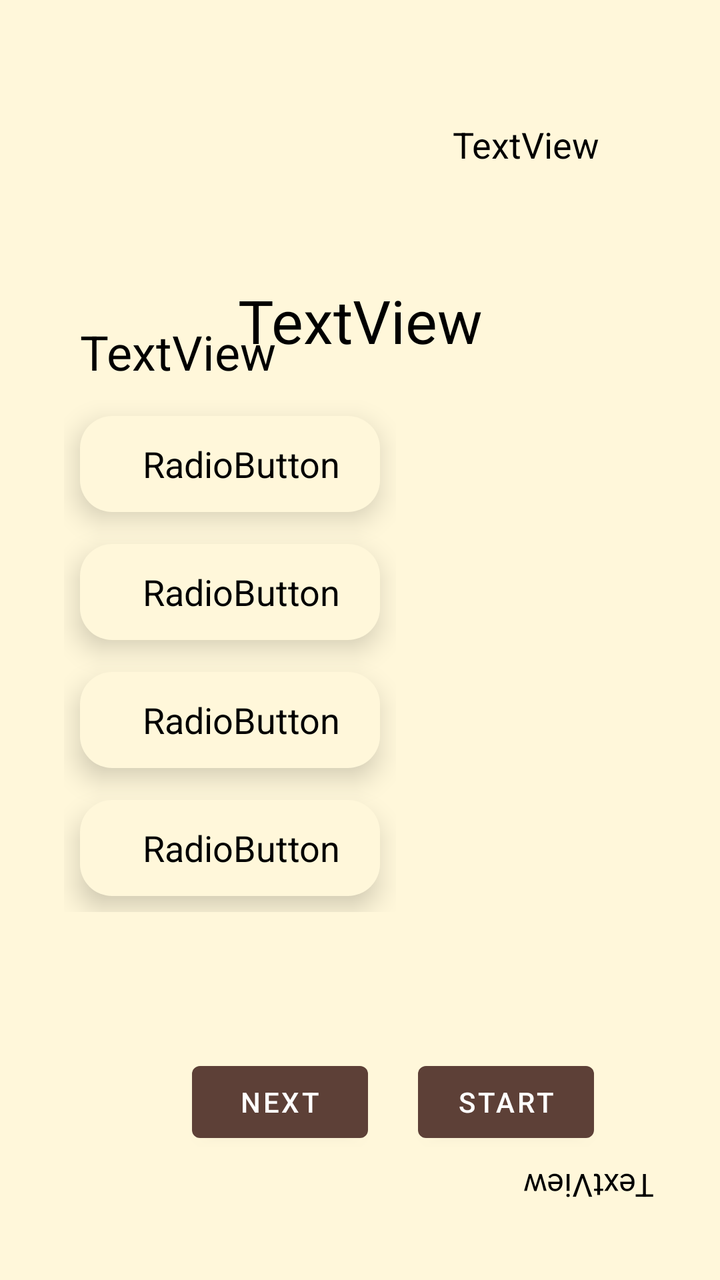
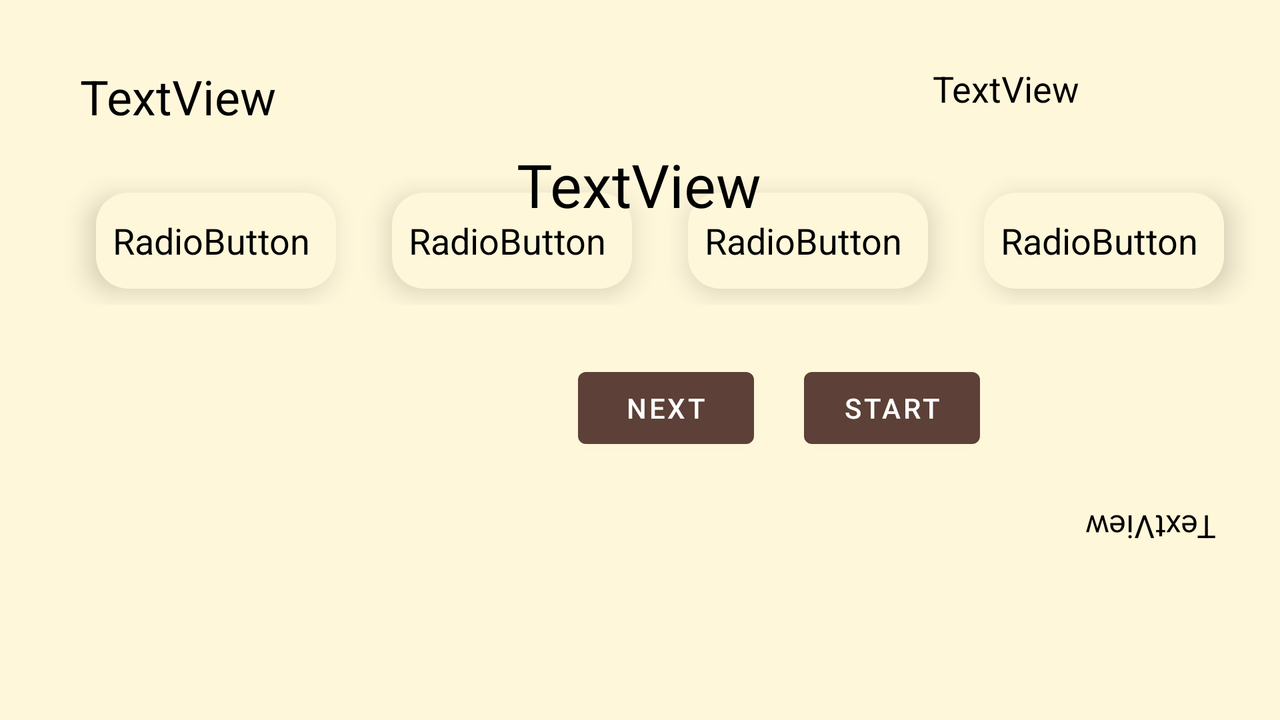

One screen, two layout resources from the same app: the default and the repository's alternative for another configuration. Each is rendered where Android would select it; the XML of both is given below.
<!-- AndroidManifest.xml: application theme Theme.GuessTheDay -->
<!-- res/layout/activity_hacker_mode_pp.xml -->
<?xml version="1.0" encoding="utf-8"?>
<androidx.constraintlayout.widget.ConstraintLayout xmlns:android="http://schemas.android.com/apk/res/android"
    xmlns:app="http://schemas.android.com/apk/res-auto"
    xmlns:tools="http://schemas.android.com/tools"
    android:id="@+id/Layout"
    android:layout_width="match_parent"
    android:layout_height="match_parent"
    android:background="@color/tan_background"
    tools:context=".HackerModePP">

    <TextView
        android:id="@+id/HPPQuestion"
        style="@style/Words"
        android:layout_width="wrap_content"
        android:layout_height="wrap_content"
        android:layout_marginStart="24dp"
        android:layout_marginLeft="24dp"
        android:paddingBottom="8dp"
        android:textSize="24sp"
        app:layout_constraintBottom_toTopOf="@+id/HPPradioGroup"
        app:layout_constraintStart_toStartOf="parent"
        tools:text="TextView" />

    <TextView
        android:id="@+id/ScoreText"
        android:layout_width="wrap_content"
        android:layout_height="wrap_content"
        android:layout_marginTop="140dp"
        android:textColor="#000000"
        android:textSize="30sp"
        app:layout_constraintEnd_toEndOf="parent"
        app:layout_constraintHorizontal_bias="0.501"
        app:layout_constraintStart_toStartOf="parent"
        app:layout_constraintTop_toTopOf="parent"
        tools:text="TextView" />

    <RadioGroup
        android:id="@+id/HPPradioGroup"
        android:layout_width="wrap_content"
        android:layout_height="wrap_content"
        android:layout_marginStart="32dp"
        android:layout_marginLeft="32dp"
        android:layout_marginTop="200dp"
        app:layout_constraintStart_toStartOf="parent"
        app:layout_constraintTop_toTopOf="parent">

        <RadioButton
            android:id="@+id/HPPOption1"
            style="@style/Words"
            android:gravity="center"
            android:layout_width="150dp"
            android:layout_height="wrap_content"
            android:layout_marginStart="8dp"
            android:layout_marginLeft="8dp"
            android:layout_marginTop="8dp"
            android:layout_marginEnd="8dp"
            android:layout_marginRight="8dp"
            android:layout_marginBottom="16dp"
            android:background="@drawable/radio_selector"
            android:button="@android:color/transparent"
            android:elevation="8dp"
            android:textColor="@drawable/text_color"
            tools:text="RadioButton" />

        <RadioButton
            android:id="@+id/HPPOption2"
            style="@style/Words"
            android:gravity="center"
            android:layout_width="150dp"
            android:layout_height="wrap_content"
            android:layout_marginStart="8dp"
            android:layout_marginLeft="8dp"
            android:layout_marginEnd="8dp"
            android:layout_marginRight="8dp"
            android:layout_marginBottom="16dp"
            tools:text="RadioButton"
            android:background="@drawable/radio_selector"
            android:button="@android:color/transparent"
            android:elevation="8dp"
            android:textColor="@drawable/text_color"/>

        <RadioButton
            android:id="@+id/HPPOption3"
            style="@style/Words"
            android:gravity="center"
            android:layout_width="150dp"
            android:layout_height="wrap_content"
            android:layout_marginStart="8dp"
            android:layout_marginLeft="8dp"
            android:layout_marginEnd="8dp"
            android:layout_marginRight="8dp"
            android:layout_marginBottom="16dp"
            tools:text="RadioButton"
            android:background="@drawable/radio_selector"
            android:button="@android:color/transparent"
            android:elevation="8dp"
            android:textColor="@drawable/text_color"/>

        <RadioButton
            android:id="@+id/HPPOption4"
            style="@style/Words"
            android:gravity="center"
            android:layout_width="150dp"
            android:layout_height="wrap_content"
            android:layout_marginStart="8dp"
            android:layout_marginLeft="8dp"
            android:layout_marginBottom="8dp"
            tools:text="RadioButton"
            android:background="@drawable/radio_selector"
            android:button="@android:color/transparent"
            android:elevation="8dp"
            android:textColor="@drawable/text_color"/>

    </RadioGroup>

    <Button
        android:id="@+id/HPPstart"
        android:layout_width="wrap_content"
        android:layout_height="wrap_content"
        android:layout_marginTop="71dp"
        android:layout_marginEnd="63dp"
        android:layout_marginRight="63dp"
        android:text="@string/start"
        android:textColor="#FFFFFF"
        app:backgroundTint="#5D4037"
        app:iconTint="#000000"
        app:layout_constraintEnd_toEndOf="parent"
        app:layout_constraintTop_toBottomOf="@+id/HPPradioGroup" />

    <Button
        android:id="@+id/HPPlnext"
        android:layout_width="wrap_content"
        android:layout_height="wrap_content"
        android:layout_marginTop="71dp"
        android:layout_marginEnd="25dp"
        android:layout_marginRight="25dp"
        android:text="@string/next"
        android:textColor="#FFFFFF"
        app:backgroundTint="#5D4037"
        app:layout_constraintEnd_toStartOf="@+id/HPPstart"
        app:layout_constraintTop_toBottomOf="@+id/HPPradioGroup" />

    <TextView
        android:id="@+id/HPPtimer"
        style="@style/Words"
        android:layout_width="wrap_content"
        android:layout_height="wrap_content"
        android:layout_marginTop="60dp"
        android:layout_marginEnd="60dp"
        android:layout_marginRight="60dp"
        android:textSize="18sp"
        app:layout_constraintEnd_toEndOf="parent"
        app:layout_constraintTop_toTopOf="parent"
        tools:text="TextView" />

    <TextView
        android:id="@+id/answer"
        android:layout_width="wrap_content"
        android:layout_height="wrap_content"
        android:layout_marginEnd="33dp"
        android:layout_marginRight="33dp"
        android:layout_marginBottom="36dp"
        android:rotation="180"
        tools:text="TextView"
        android:textColor="#000000"
        android:textSize="16sp"
        app:layout_constraintBottom_toBottomOf="parent"
        app:layout_constraintEnd_toEndOf="parent" />

</androidx.constraintlayout.widget.ConstraintLayout>
<!-- resources referenced by this layout -->
<resources>
  <color name="tan_background">#FFF7DA</color>
  <!-- drawable radio_selector (drawable) -->
  <?xml version="1.0" encoding="utf-8"?>
  <selector xmlns:android="http://schemas.android.com/apk/res/android">
        <item android:state_checked="true"
            android:drawable="@drawable/radio_on"/>
      <item android:state_checked="false"
          android:drawable="@drawable/radio_off"/>
  </selector>
  <!-- drawable text_color (drawable) -->
  <?xml version="1.0" encoding="utf-8"?>
  <selector xmlns:android="http://schemas.android.com/apk/res/android">
       <item android:state_checked="true"
           android:color="@color/white"/>
      <item android:state_checked="false"
          android:color="@color/black"/>
  </selector>
  <string name="next">NEXT</string>
  <string name="start">START</string>
  <style name="Words">
          <item name="android:textSize">18sp</item>
          <item name="android:textColor">@color/black</item>
          <item name="android:paddingLeft">16dp</item>
      </style>
  <style name="Theme.GuessTheDay" parent="Theme.MaterialComponents.DayNight.DarkActionBar">
          
          <item name="colorPrimary">@color/grey_700</item>
          <item name="colorPrimaryVariant">@color/grey_900</item>
          <item name="colorOnPrimary">@color/white</item>
          
          <item name="colorSecondary">@color/purple1_700</item>
          <item name="colorSecondaryVariant">@color/purple1_200</item>
          <item name="colorOnSecondary">@color/black</item>
          
          <item name="android:statusBarColor" tools:targetApi="l">?attr/colorPrimaryVariant</item>
  
          
      </style>
  <!-- drawable radio_on (drawable) -->
  <?xml version="1.0" encoding="utf-8"?>
  <shape android:shape="rectangle" xmlns:android="http://schemas.android.com/apk/res/android">
      <solid android:color="@color/purple1_700"/>
      <corners android:radius="16dp"/>
      <padding android:left="4dp"/>
  </shape>
  <!-- drawable radio_off (drawable) -->
  <?xml version="1.0" encoding="utf-8"?>
  <shape  android:shape="rectangle" xmlns:android="http://schemas.android.com/apk/res/android">
      <solid android:color="@color/tan_background"/>
      <corners android:radius="16dp"/>
      <padding android:left="4dp"/>
      <padding android:right="4dp"/>
  </shape>
  <color name="white">#FFFFFFFF</color>
  <color name="black">#FF000000</color>
  <color name="grey_700">#5D4037</color>
  <color name="grey_900">#3E2723</color>
  <color name="purple1_700">#512DA8</color>
  <color name="purple1_200">#B39DDB</color>
</resources>
<!-- res/layout-land/activity_hacker_mode_pp.xml (the repository's variant of the layout above) -->
<!-- drawn on the phone turned sideways -->
<?xml version="1.0" encoding="utf-8"?>
<androidx.constraintlayout.widget.ConstraintLayout xmlns:android="http://schemas.android.com/apk/res/android"
    xmlns:app="http://schemas.android.com/apk/res-auto"
    xmlns:tools="http://schemas.android.com/tools"
    android:id="@+id/Layout"
    android:layout_width="match_parent"
    android:layout_height="match_parent"
    android:background="@color/tan_background"
    tools:context=".HackerModePP">

    <TextView
        android:id="@+id/HPPQuestion"
        style="@style/Words"
        android:layout_width="wrap_content"
        android:layout_height="wrap_content"
        android:layout_marginStart="24dp"
        android:layout_marginLeft="24dp"
        android:layout_marginTop="32dp"
        android:paddingBottom="8dp"
        android:textSize="24sp"
        app:layout_constraintStart_toStartOf="parent"
        app:layout_constraintTop_toTopOf="parent"
        tools:text="TextView" />

    <RadioGroup
        android:id="@+id/HPPradioGroup"
        android:layout_width="wrap_content"
        android:layout_height="wrap_content"
        android:layout_marginStart="32dp"
        android:layout_marginLeft="32dp"
        android:layout_marginTop="16dp"
        android:orientation="horizontal"
        app:layout_constraintStart_toStartOf="parent"
        app:layout_constraintTop_toBottomOf="@+id/HPPQuestion">

        <RadioButton
            android:id="@+id/HPPOption1"
            style="@style/Words"
            android:layout_width="120dp"
            android:layout_height="wrap_content"
            android:layout_marginStart="16dp"
            android:layout_marginLeft="16dp"
            android:layout_marginTop="8dp"
            android:layout_marginBottom="8dp"
            android:background="@drawable/radio_selector"
            android:button="@android:color/transparent"
            android:elevation="8dp"
            android:ellipsize="none"
            android:focusable="auto"
            android:fontFamily="sans-serif"
            android:gravity="center"
            android:paddingLeft="0dp"
            android:soundEffectsEnabled="false"
            tools:text="RadioButton"
            android:textColor="@drawable/text_color"/>

        <RadioButton
            android:id="@+id/HPPOption2"
            style="@style/Words"
            android:gravity="center"
            android:layout_width="120dp"
            android:layout_height="wrap_content"
            android:layout_marginStart="28dp"
            android:layout_marginLeft="28dp"
            android:layout_marginTop="8dp"
            android:layout_marginBottom="8dp"
            android:background="@drawable/radio_selector"
            android:button="@android:color/transparent"
            android:elevation="8dp"
            android:paddingLeft="0dp"
            android:soundEffectsEnabled="false"
            tools:text="RadioButton"
            android:textColor="@drawable/text_color"/>

        <RadioButton
            android:id="@+id/HPPOption3"
            style="@style/Words"
            android:gravity="center"
            android:layout_width="120dp"
            android:layout_height="wrap_content"
            android:layout_marginStart="28dp"
            android:layout_marginLeft="28dp"
            android:layout_marginTop="8dp"
            android:layout_marginBottom="8dp"
            android:background="@drawable/radio_selector"
            android:button="@android:color/transparent"
            android:elevation="8dp"
            android:paddingLeft="0dp"
            android:soundEffectsEnabled="false"
            tools:text="RadioButton"
            android:textColor="@drawable/text_color"/>

        <RadioButton
            android:id="@+id/HPPOption4"
            style="@style/Words"
            android:layout_width="120dp"
            android:layout_height="wrap_content"
            android:layout_marginStart="28dp"
            android:layout_marginLeft="28dp"
            android:layout_marginTop="8dp"
            android:layout_marginEnd="16dp"
            android:layout_marginRight="16dp"
            android:layout_marginBottom="8dp"
            android:background="@drawable/radio_selector"
            android:button="@android:color/transparent"
            android:elevation="8dp"
            android:gravity="center"
            android:paddingLeft="0dp"
            tools:text="RadioButton"
            android:textColor="@drawable/text_color"/>
    </RadioGroup>

    <Button
        android:id="@+id/HPPstart"
        android:layout_width="wrap_content"
        android:layout_height="wrap_content"
        android:layout_marginTop="180dp"
        android:layout_marginEnd="150dp"
        android:layout_marginRight="150dp"
        android:text="@string/start"
        android:textColor="#FFFFFF"
        app:backgroundTint="#5D4037"
        app:iconTint="#000000"
        app:layout_constraintEnd_toEndOf="parent"
        app:layout_constraintTop_toTopOf="parent" />

    <Button
        android:id="@+id/HPPlnext"
        android:layout_width="wrap_content"
        android:layout_height="wrap_content"
        android:layout_marginTop="180dp"
        android:layout_marginEnd="25dp"
        android:layout_marginRight="25dp"
        android:text="@string/next"
        android:textColor="#FFFFFF"
        app:backgroundTint="#5D4037"
        app:layout_constraintEnd_toStartOf="@+id/HPPstart"
        app:layout_constraintTop_toTopOf="parent" />

    <TextView
        android:id="@+id/HPPtimer"
        style="@style/Words"
        android:layout_width="wrap_content"
        android:layout_height="wrap_content"
        android:layout_marginTop="32dp"
        android:layout_marginEnd="100dp"
        android:layout_marginRight="100dp"
        android:textSize="18sp"
        app:layout_constraintEnd_toEndOf="parent"
        app:layout_constraintTop_toTopOf="parent"
        tools:text="TextView" />

    <TextView
        android:id="@+id/ScoreText"
        android:layout_width="wrap_content"
        android:layout_height="wrap_content"
        android:layout_marginTop="72dp"
        android:textColor="#000000"
        android:textSize="30sp"
        app:layout_constraintEnd_toEndOf="parent"
        app:layout_constraintHorizontal_bias="0.499"
        app:layout_constraintStart_toStartOf="parent"
        app:layout_constraintTop_toTopOf="parent"
        tools:text="TextView" />

    <TextView
        android:id="@+id/answer"
        android:layout_width="wrap_content"
        android:layout_height="wrap_content"
        android:layout_marginTop="253dp"
        android:layout_marginEnd="32dp"
        android:layout_marginRight="32dp"
        android:rotation="180"
        android:textColor="#000000"
        android:textSize="16sp"
        app:layout_constraintEnd_toEndOf="parent"
        app:layout_constraintTop_toTopOf="parent"
        tools:text="TextView" />

</androidx.constraintlayout.widget.ConstraintLayout>
